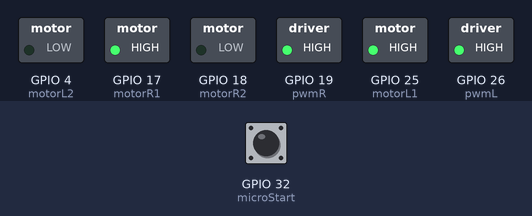
The program below on a simulated ESP32. Shown: switched loads named in the program (green lamp = pin HIGH). Inputs (shaded band) come from the test bench; at power-on: GPIO 32 (microStart) HIGH.

Above: at 1.2 s.
1.3 s: GPIO 32 (microStart) pulled LOW for 0.15 s
At 1.37 s:
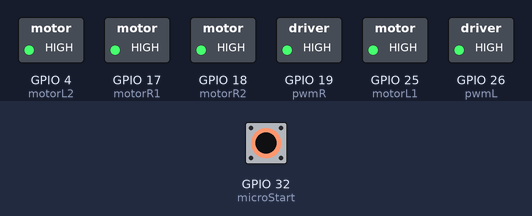
2.9 s: GPIO 32 (microStart) pulled LOW for 3.2 s
At 7.0 s:
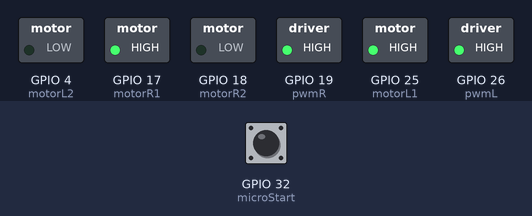
Timing chart, 0 to 8.5 s (numbered marks = the images above; inputs shaded):
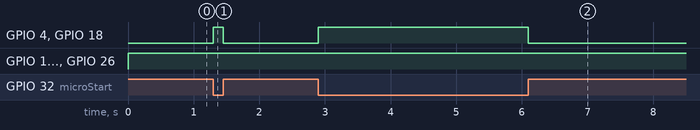

Measured:
- after the input at 1.3 s, GPIO 4 (motorL2), GPIO 18 (motorR2): LOW → HIGH at once, → LOW 0.15 s later
- after the input at 2.9 s, GPIO 4 (motorL2), GPIO 18 (motorR2): LOW → HIGH at once, → LOW 3.2 s later

The program:

main.cpp
```cpp
#include <Arduino.h>

// Define LED
// #define LED

// Define motorR
#define pwmR 19 // pins to be defined
#define motorR1 17
#define motorR2 18

// Define motorL
#define pwmL 26 // pins to be defined
#define motorL1 25
#define motorL2 4

// Define microStart
#define microStart 32

// Define line sensor
// #define lineR
// #define lineL

// Define distance sensor
// #define distR
// #define distM
// #define distL

// right engine control
void motorR(int pwm)
{
    /*
    motorR1 == 0 and motorR2 == 0; idle (parado)
    motorR1 == 0 and motorR2 == 1; go forward (vai pra frente)
    motorR1 == 1 and motorR2 == 0; back up (dá ré)
    motorR1 == 1 and motorR2 == 1; stalled (motor travado)
    */

    if (pwm == 0)
    {
        digitalWrite(motorR1, HIGH);
        digitalWrite(motorR2, HIGH);
    }
    else if (pwm > 0)
    {
        digitalWrite(pwmR, HIGH);
        digitalWrite(motorR1, HIGH);
        digitalWrite(motorR2, LOW);
    }
    else
    {
        digitalWrite(pwmR, HIGH);
        digitalWrite(motorR1, LOW);
        digitalWrite(motorR2, HIGH);
    }
}

// left engine control --> based on the diagram below
void motorL(int pwm)
{
    /*
    motorL1 == 0 and motorL2 == 0; idle (parado)
    motorL1 == 0 and motorL2 == 1; go forward (vai pra frente)
    motorL1 == 1 and motorL2 == 0; back up (dá ré)
    motorL1 == 1 and motorL2 == 1; stalled (motor travado)
    */

    if (pwm == 0)
    {
        digitalWrite(motorL1, HIGH);
        digitalWrite(motorL2, HIGH);
    }
    else if (pwm > 0)
    {
        digitalWrite(pwmL, HIGH);
        digitalWrite(motorL1, HIGH);
        digitalWrite(motorL2, LOW);
    }
    else
    {
        digitalWrite(pwmL, HIGH);
        digitalWrite(motorL1, LOW);
        digitalWrite(motorL2, HIGH);
    }
}

/*
// left and right line Sensors
void line_sensor(int *left, int *right){
    //Checking if the reading is white
    *left = analogRead(lineL) <= HIGH ? 1 : 0;
    *right = analogRead(lineR) <= HIGH ? 1 : 0;
}
*/

// simple moves
void move(int pwm){
    motorR(pwm);
    motorL(pwm);
}

void setup()
{
    Serial.begin(115200);
    /*         PINOUT CONFIG           */
    /*         OUTPUT         */
    // pinMode(LED, OUTPUT);     // led

    // PINS FOR motorR
    pinMode(pwmR, OUTPUT);    // right motor power
    pinMode(motorR1, OUTPUT); // right motor dir.
    pinMode(motorR2, OUTPUT); // right motor dir.

    // PINS FOR motorL
    pinMode(pwmL, OUTPUT);    // left motor power
    pinMode(motorL1, OUTPUT); // left motor dir.
    pinMode(motorL2, OUTPUT); // left motor dir.

    /*         INPUT         */
    // PINS FOR microStart
    pinMode(microStart, INPUT); // microStart

    // PINS FOR LINE SENSOR
    // pinMode(lineL, INPUT);
    // pinMode(lineR, INPUT);

    // DISTANCE SENSOR
    // pinMode(distR, INPUT);
    // pinMode(distL, INPUT);

    /*         INITIAL CONDITIONS           */
    // digitalWrite(LED, LOW);

    while(digitalRead(microStart) == 0)
    {
        motorR(0);
        motorL(0);
    }
}

void loop()
{
    while(digitalRead(microStart) == 1){
        move(255);
    }

    move(0);
}
```
